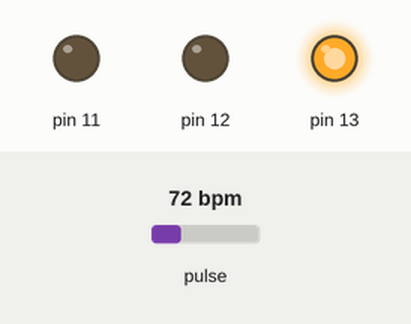
Recording of a sketch running on a simulated Arduino Uno, built with avr-gcc and run on an emulated ATmega328P. Shown: output pins drawn as LEDs (lit = HIGH). The inputs (shaded band) are chosen by the test bench; at power-on: pulse 72 bpm. What the sketch prints to the serial monitor is not drawn.

Above: at 1.2 s.
1.3 s: pulse set to 62 bpm
3.0 s: pulse set to 58 bpm
6.0 s: pulse set to 130 bpm
9.0 s: pulse set to 70 bpm
10.5 s: pulse set to 80 bpm
12.3 s: pulse set to 84 bpm
Timing chart, 0 to 15.3 s (numbered marks = the images above; inputs shaded):
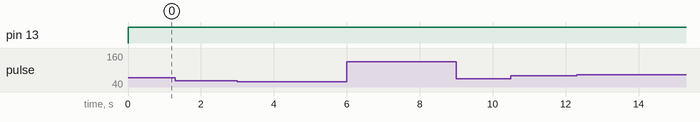

The sketch:

sensor.ino
```cpp
/*
  Optical Heart Rate Detection (PBA Algorithm) using the MAX30105 Breakout
  By: Nathan Seidle @ SparkFun Electronics
  Date: October 2nd, 2016
  https://github.com/sparkfun/MAX30105_Breakout

  This is a demo to show the reading of heart rate or beats per minute (BPM) using
  a Penpheral Beat Amplitude (PBA) algorithm.

  It is best to attach the sensor to your finger using a rubber band or other tightening
  device. Humans are generally bad at applying constant pressure to a thing. When you
  press your finger against the sensor it varies enough to cause the blood in your
  finger to flow differently which causes the sensor readings to go wonky.

  Hardware Connections (Breakoutboard to Arduino):
  -5V = 5V (3.3V is allowed)
  -GND = GND
  -SDA = A4 (or SDA)
  -SCL = A5 (or SCL)
  -INT = Not connected

  The MAX30105 Breakout can handle 5V or 3.3V I2C logic. We recommend powering the board with 5V
  but it will also run at 3.3V.
*/

#include <Wire.h>
#include "MAX30105.h"

#include "heartRate.h"

MAX30105 particleSensor;

const byte RATE_SIZE = 4; //Increase this for more averaging. 4 is good.
byte rates[RATE_SIZE]; //Array of heart rates
byte rateSpot = 0;
long lastBeat = 0; //Time at which the last beat occurred

float beatsPerMinute;
int beatAvg;

void setup()
{
  Serial.begin(115200);
  Serial.println("Initializing...");
  pinMode(13, OUTPUT);
  pinMode(12, OUTPUT);
  pinMode(11, OUTPUT);
  // Initialize sensor
  if (!particleSensor.begin(Wire, I2C_SPEED_FAST)) //Use default I2C port, 400kHz speed
  {
    Serial.println("MAX30105 was not found. Please check wiring/power. ");
    while (1);
  }
  Serial.println("Place your index finger on the sensor with steady pressure.");

  particleSensor.setup(); //Configure sensor with default settings
  particleSensor.setPulseAmplitudeRed(0x0A); //Turn Red LED to low to indicate sensor is running
  particleSensor.setPulseAmplitudeGreen(0); //Turn off Green LED
}

void loop()
{
  long irValue = particleSensor.getIR();

  if (checkForBeat(irValue) == true)
  {
    //We sensed a beat!
    long delta = millis() - lastBeat;
    lastBeat = millis();
    digitalWrite(11, LOW);
    digitalWrite(12, LOW);
    digitalWrite(13, HIGH);
    beatsPerMinute = 60 / (delta / 1000.0);

    // if (beatsPerMinute < 255 && beatsPerMinute > 20)
    // {
    //   rates[rateSpot++] = (byte)beatsPerMinute; //Store this reading in the array
    //   rateSpot %= RATE_SIZE; //Wrap variable

    //   //Take average of readings
    //   beatAvg = 0;
    //   for (byte x = 0 ; x < RATE_SIZE ; x++)
    //     beatAvg += rates[x];
    //   beatAvg /= RATE_SIZE;
    if (beatsPerMinute > 60 && beatsPerMinute <= 80)
    {
      digitalWrite(11, LOW);
      digitalWrite(12, LOW);
      digitalWrite(13, HIGH);
      delay(2);
      Serial.print("001");
    }
    if (beatsPerMinute > 80 )
    {
      digitalWrite(11, LOW);
      digitalWrite(12, HIGH);
      digitalWrite(13, HIGH);
      delay(2);
      Serial.print("001");
    }

    if (beatsPerMinute < 60 )
    {
      digitalWrite(11, HIGH);
      digitalWrite(12, HIGH);
      digitalWrite(13, HIGH);
      delay(2);
      Serial.print("111");
    }


  }

  Serial.print("IR=");
  Serial.print(irValue);
  Serial.print(", BPM=");
  Serial.print(beatsPerMinute);
  // Serial.print(", Avg BPM=");
  // Serial.print(beatAvg);

  if (irValue < 50000)
    Serial.print(" No finger?");
    digitalWrite(11, LOW);
    digitalWrite(12, LOW);
    digitalWrite(13, HIGH);
    // Serial.print("    000");
  Serial.println();
}
```

Measured:
- after the input at 1.3 s, every drawn part: stays the same
- after the input at 9.0 s, every drawn part: stays the same
- after the input at 10.5 s, every drawn part: stays the same
